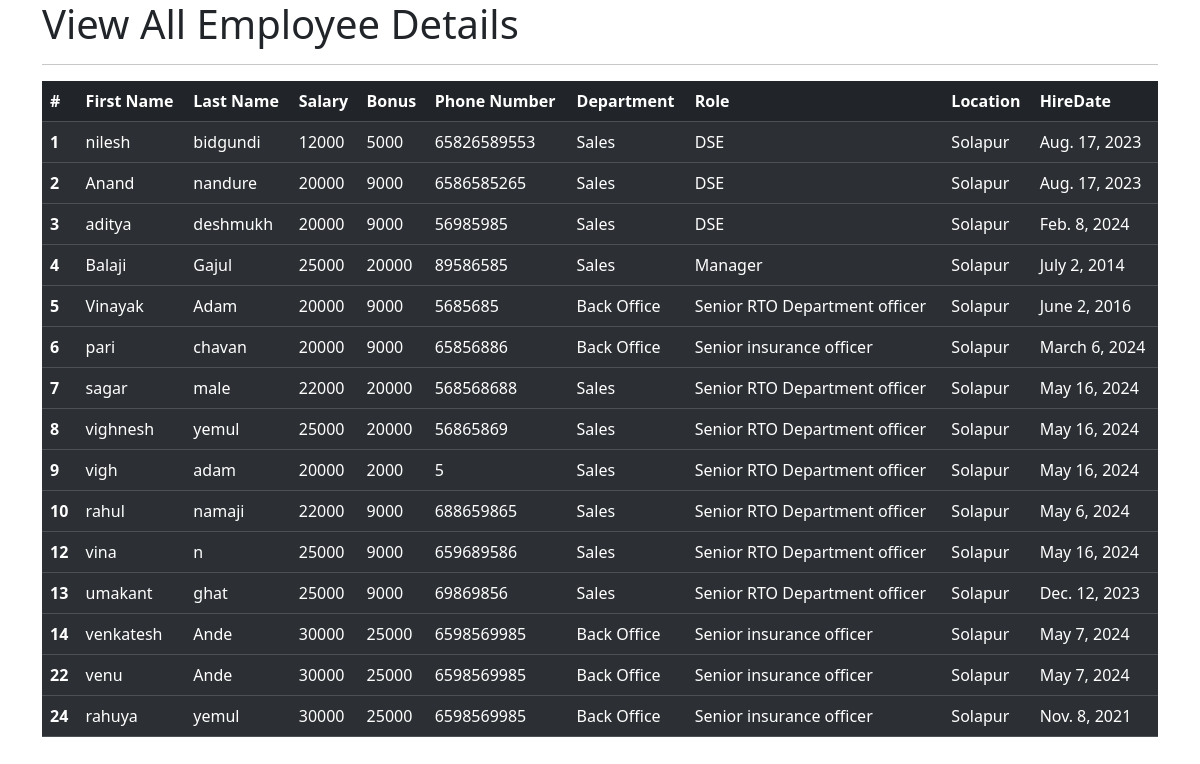
The app's page /all_emp with its own data.
### emp_app/models.py (models this page shows, shortened)
class Employee(models.Model):
    first_name =models.CharField(max_length=100, null=False)
    last_name = models.CharField(max_length=100)
    dept = models.ForeignKey(Department, on_delete=models.CASCADE)
    salary = models.IntegerField(default=0)
    bonus = models.IntegerField(default=0)
    role = models.ForeignKey(Role, on_delete=models.CASCADE)
    phone = models.IntegerField(default=0)
    hire_date = models.DateField()
    def __str__(self):
        return "%s %s %s" %(self.first_name, self.last_name, self.phone)

class Department(models.Model):
    name = models.CharField(max_length=100, null=False)
    location = models.CharField(max_length=100)

class Role(models.Model):
    name = models.CharField(max_length=100, null=False)
    def __str__(self):
        return self.name

### emp_app/views.py (the view)
# urls.py: path('all_emp', views.all_emp, name='all_emp'),
def all_emp(request):
    emps = Employee.objects.all()
    context = {
        'emps': emps
    }
    print(context)
    return render(request, 'all_emp.html', context)

### emp_app/templates/all_emp.html (shortened to what this page needs)
<!DOCTYPE html>
<html lang="en">
<head>
  <link href="https://cdn.jsdelivr.net/npm/bootstrap@5.3.3/dist/css/bootstrap.min.css" rel="stylesheet">
</head>
<body>
<div class="container">
        <h1>View All Employee Details</h1>
      <hr>
      <table class="table table-dark table-striped">
  <thead>
    <tr>
      <th scope="col">#</th>
      <th scope="col">First Name</th>
      <th scope="col">Last Name</th>
      <th scope="col">Salary</th>
      <th scope="col">Bonus</th>
      <th scope="col">Phone Number</th>
      <th scope="col">Department</th>
      <th scope="col">Role</th>
      <th scope="col">Location</th>
      <th scope="col">HireDate</th>
    </tr>
  </thead>
                {% for emp in emps %}
  <tbody>
    <tr>
      <th scope="row">{{emp.id}}</th>
      <td>{{emp.first_name}}</td>
      <td>{{emp.last_name}}</td>
      <td>{{emp.salary}}</td>
      <td>{{emp.bonus}}</td>
      <td>{{emp.phone}}</td>
      <td>{{emp.dept.name}}</td>
      <td>{{emp.role}}</td>
      <td>{{emp.dept.location}}</td>
      <td>{{emp.hire_date}}</td>
    </tr>
  </tbody>
                {% endfor %}
</table>
  </div>
</body>
</html>

### records on screen
Employee: id "1", first_name "nilesh", last_name "bidgundi", salary "12000", bonus "5000", phone "65826589553", dept.name "Sales", role "DSE", dept.location "Solapur", hire_date "Aug. 17, 2023"
Employee: id "2", first_name "Anand", last_name "nandure", salary "20000", bonus "9000", phone "6586585265", dept.name "Sales", role "DSE", dept.location "Solapur", hire_date "Aug. 17, 2023"
Employee: id "3", first_name "aditya", last_name "deshmukh", salary "20000", bonus "9000", phone "56985985", dept.name "Sales", role "DSE", dept.location "Solapur", hire_date "Feb. 8, 2024"
Employee: id "4", first_name "Balaji", last_name "Gajul", salary "25000", bonus "20000", phone "89586585", dept.name "Sales", role "Manager", dept.location "Solapur", hire_date "July 2, 2014"
Employee: id "5", first_name "Vinayak", last_name "Adam", salary "20000", bonus "9000", phone "5685685", dept.name "Back Office", role "Senior RTO Department officer", dept.location "Solapur", hire_date "June 2, 2016"
Employee: id "6", first_name "pari", last_name "chavan", salary "20000", bonus "9000", phone "65856886", dept.name "Back Office", role "Senior insurance officer", dept.location "Solapur", hire_date "March 6, 2024"
Employee: id "7", first_name "sagar", last_name "male", salary "22000", bonus "20000", phone "568568688", dept.name "Sales", role "Senior RTO Department officer", dept.location "Solapur", hire_date "May 16, 2024"
Employee: id "8", first_name "vighnesh", last_name "yemul", salary "25000", bonus "20000", phone "56865869", dept.name "Sales", role "Senior RTO Department officer", dept.location "Solapur", hire_date "May 16, 2024"
Employee: id "9", first_name "vigh", last_name "adam", salary "20000", bonus "2000", phone "5", dept.name "Sales", role "Senior RTO Department officer", dept.location "Solapur", hire_date "May 16, 2024"
Employee: id "10", first_name "rahul", last_name "namaji", salary "22000", bonus "9000", phone "688659865", dept.name "Sales", role "Senior RTO Department officer", dept.location "Solapur", hire_date "May 6, 2024"
Employee: id "12", first_name "vina", last_name "n", salary "25000", bonus "9000", phone "659689586", dept.name "Sales", role "Senior RTO Department officer", dept.location "Solapur", hire_date "May 16, 2024"
Employee: id "13", first_name "umakant", last_name "ghat", salary "25000", bonus "9000", phone "69869856", dept.name "Sales", role "Senior RTO Department officer", dept.location "Solapur", hire_date "Dec. 12, 2023"
Employee: id "14", first_name "venkatesh", last_name "Ande", salary "30000", bonus "25000", phone "6598569985", dept.name "Back Office", role "Senior insurance officer", dept.location "Solapur", hire_date "May 7, 2024"
Employee: id "22", first_name "venu", last_name "Ande", salary "30000", bonus "25000", phone "6598569985", dept.name "Back Office", role "Senior insurance officer", dept.location "Solapur", hire_date "May 7, 2024"
Employee: id "24", first_name "rahuya", last_name "yemul", salary "30000", bonus "25000", phone "6598569985", dept.name "Back Office", role "Senior insurance officer", dept.location "Solapur", hire_date "Nov. 8, 2021"
